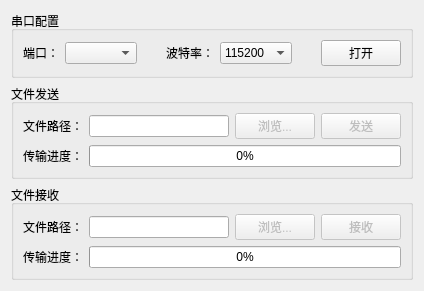
<?xml version="1.0" encoding="UTF-8"?>
<ui version="4.0">
 <class>Widget</class>
 <widget class="QWidget" name="Widget">
  <property name="geometry">
   <rect>
    <x>0</x>
    <y>0</y>
    <width>424</width>
    <height>271</height>
   </rect>
  </property>
  <property name="windowTitle">
   <string>Widget</string>
  </property>
  <layout class="QVBoxLayout" name="verticalLayout_3">
   <item>
    <widget class="QGroupBox" name="groupBox">
     <property name="title">
      <string>串口配置</string>
     </property>
     <layout class="QHBoxLayout" name="horizontalLayout">
      <item>
       <widget class="QLabel" name="label">
        <property name="text">
         <string>端口：</string>
        </property>
       </widget>
      </item>
      <item>
       <widget class="QComboBox" name="comPort">
        <property name="maxVisibleItems">
         <number>12</number>
        </property>
       </widget>
      </item>
      <item>
       <spacer name="horizontalSpacer">
        <property name="orientation">
         <enum>Qt::Horizontal</enum>
        </property>
        <property name="sizeHint" stdset="0">
         <size>
          <width>40</width>
          <height>20</height>
         </size>
        </property>
       </spacer>
      </item>
      <item>
       <widget class="QLabel" name="label_2">
        <property name="text">
         <string>波特率：</string>
        </property>
       </widget>
      </item>
      <item>
       <widget class="QComboBox" name="comBaudRate">
        <property name="currentText">
         <string>115200</string>
        </property>
        <property name="currentIndex">
         <number>3</number>
        </property>
        <property name="maxVisibleItems">
         <number>12</number>
        </property>
        <item>
         <property name="text">
          <string>921600</string>
         </property>
        </item>
        <item>
         <property name="text">
          <string>460800</string>
         </property>
        </item>
        <item>
         <property name="text">
          <string>230400</string>
         </property>
        </item>
        <item>
         <property name="text">
          <string>115200</string>
         </property>
        </item>
        <item>
         <property name="text">
          <string>57600</string>
         </property>
        </item>
        <item>
         <property name="text">
          <string>38400</string>
         </property>
        </item>
        <item>
         <property name="text">
          <string>19200</string>
         </property>
        </item>
        <item>
         <property name="text">
          <string>9600</string>
         </property>
        </item>
        <item>
         <property name="text">
          <string>4800</string>
         </property>
        </item>
        <item>
         <property name="text">
          <string>2400</string>
         </property>
        </item>
        <item>
         <property name="text">
          <string>1200</string>
         </property>
        </item>
       </widget>
      </item>
      <item>
       <spacer name="horizontalSpacer_2">
        <property name="orientation">
         <enum>Qt::Horizontal</enum>
        </property>
        <property name="sizeHint" stdset="0">
         <size>
          <width>40</width>
          <height>20</height>
         </size>
        </property>
       </spacer>
      </item>
      <item>
       <widget class="QPushButton" name="comButton">
        <property name="text">
         <string>打开</string>
        </property>
       </widget>
      </item>
     </layout>
    </widget>
   </item>
   <item>
    <widget class="QGroupBox" name="groupBox_2">
     <property name="title">
      <string>文件发送</string>
     </property>
     <layout class="QVBoxLayout" name="verticalLayout">
      <item>
       <layout class="QHBoxLayout" name="horizontalLayout_2">
        <item>
         <widget class="QLabel" name="label_3">
          <property name="text">
           <string>文件路径：</string>
          </property>
         </widget>
        </item>
        <item>
         <widget class="QLineEdit" name="transmitPath">
          <property name="readOnly">
           <bool>true</bool>
          </property>
         </widget>
        </item>
        <item>
         <widget class="QPushButton" name="transmitBrowse">
          <property name="enabled">
           <bool>false</bool>
          </property>
          <property name="text">
           <string>浏览...</string>
          </property>
         </widget>
        </item>
        <item>
         <widget class="QPushButton" name="transmitButton">
          <property name="enabled">
           <bool>false</bool>
          </property>
          <property name="text">
           <string>发送</string>
          </property>
         </widget>
        </item>
       </layout>
      </item>
      <item>
       <layout class="QHBoxLayout" name="horizontalLayout_3">
        <item>
         <widget class="QLabel" name="label_5">
          <property name="text">
           <string>传输进度：</string>
          </property>
         </widget>
        </item>
        <item>
         <widget class="QProgressBar" name="transmitProgress">
          <property name="value">
           <number>0</number>
          </property>
         </widget>
        </item>
       </layout>
      </item>
     </layout>
    </widget>
   </item>
   <item>
    <widget class="QGroupBox" name="groupBox_3">
     <property name="title">
      <string>文件接收</string>
     </property>
     <layout class="QVBoxLayout" name="verticalLayout_2">
      <item>
       <layout class="QHBoxLayout" name="horizontalLayout_4">
        <item>
         <widget class="QLabel" name="label_4">
          <property name="text">
           <string>文件路径：</string>
          </property>
         </widget>
        </item>
        <item>
         <widget class="QLineEdit" name="receivePath">
          <property name="readOnly">
           <bool>true</bool>
          </property>
         </widget>
        </item>
        <item>
         <widget class="QPushButton" name="receiveBrowse">
          <property name="enabled">
           <bool>false</bool>
          </property>
          <property name="text">
           <string>浏览...</string>
          </property>
         </widget>
        </item>
        <item>
         <widget class="QPushButton" name="receiveButton">
          <property name="enabled">
           <bool>false</bool>
          </property>
          <property name="text">
           <string>接收</string>
          </property>
         </widget>
        </item>
       </layout>
      </item>
      <item>
       <layout class="QHBoxLayout" name="horizontalLayout_5">
        <item>
         <widget class="QLabel" name="label_6">
          <property name="text">
           <string>传输进度：</string>
          </property>
         </widget>
        </item>
        <item>
         <widget class="QProgressBar" name="receiveProgress">
          <property name="value">
           <number>0</number>
          </property>
         </widget>
        </item>
       </layout>
      </item>
     </layout>
    </widget>
   </item>
  </layout>
 </widget>
 <resources/>
 <connections/>
</ui>
